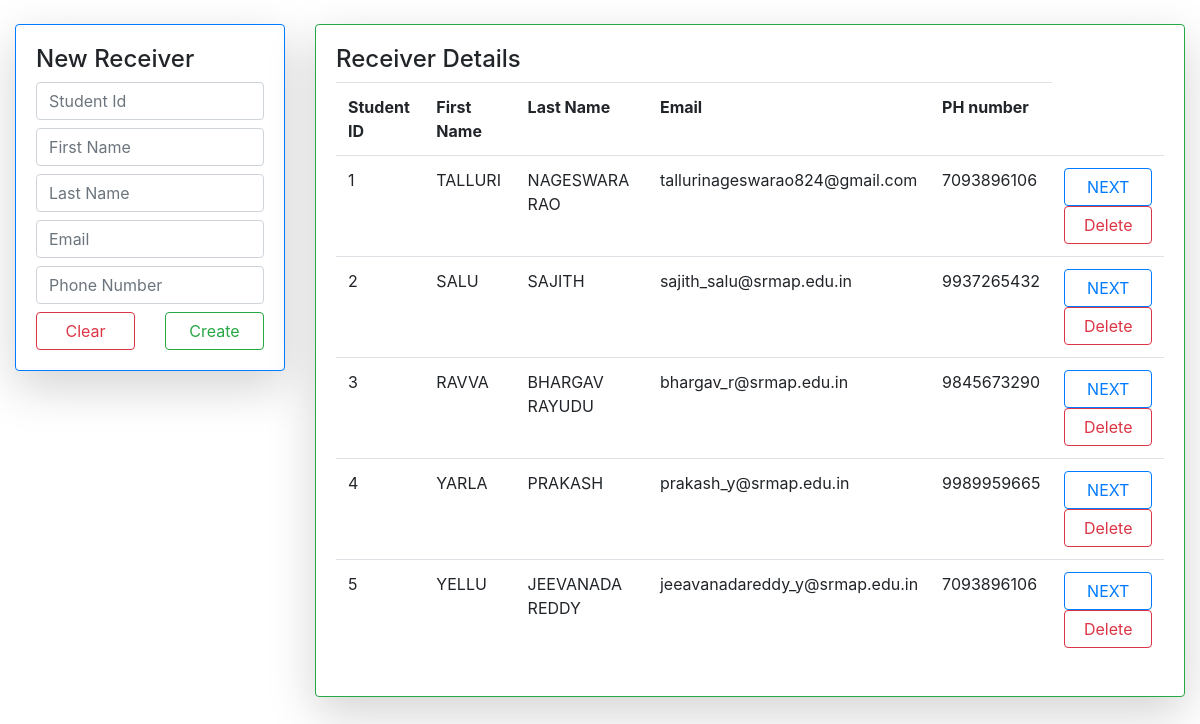
/taken/, run on the app's committed database.
### library/models.py (models this page shows)
class Receiver(models.Model):
	sid=models.IntegerField(primary_key=True)
	firstname=models.CharField(max_length=50)
	lastname=models.CharField(max_length=50)
	email=models.CharField(max_length=300)
	phonenumber=models.CharField(max_length=15)

### library/views.py (the view)
# urls.py: path('taken/',views.receiver,name="taken"),
def receiver(request):
	a=Receiver.objects.all()
	if request.method=="POST":
		n=Cform(request.POST)
		if n.is_valid():
			n.save()
			return redirect("taken")
	n=Cform()
	return render(request,"tnr/receiver.html",{'k':n,'e':a})

### library/forms.py
class Cform(forms.ModelForm):
	class Meta:
		model=Receiver
		fields=["sid","firstname","lastname","email","phonenumber"]
		widgets={
		"sid":forms.NumberInput(
			attrs={"class":"form-control my-2","placeholder":"Student Id"
			}),
		"firstname":forms.TextInput(
			attrs={"class":"form-control my-2","placeholder":"First Name"
			}),
		"lastname":forms.TextInput(
			attrs={"class":"form-control my-2","placeholder":"Last Name"
			}),
		"email":forms.TextInput(
			attrs={"class":"form-control my-2","placeholder":"Email"
			}),
		"phonenumber":forms.TextInput(
			attrs={"class":"form-control my-2","placeholder":"Phone Number"
			})
		}

### library/templates/tnr/Receiver.html (shortened to what this page needs)
{% load static %}
<!DOCTYPE html>
<html>
<head>
	<link rel="stylesheet" type="text/css" href="{% static 'css/bootstrap.min.css' %}">
</head>
<body>
	<div class="container-fluid mt-4">
		<div class="row">
			<div class="col-md-3">
				<div class="card shadow-lg boder border-primary">
					<div class="card-body">
						<h4>New Receiver</h4>
						<form method="post">
							{% for i in k %}
								{{i}}
							{% endfor %}
							<div class="row">
								<div class="col">
									<input type="reset" value="Clear" class="btn btn-outline-danger form-control">
								</div>
								<div class="col">
									<input type="submit" value="Create" class="btn btn-outline-success form-control">
								</div>
							</div>
						</form>
					</div>
				</div>
			</div>
			<div class="col">
				<div class="card shadow-lg border border-success">
					<div class="card-body">
						<h4>Receiver Details</h4>
						<table class="table">
							<tr>
								<th>Student ID</th>
								<th>First Name</th>
								<th>Last Name</th>
								<th>Email</th>
								<th>PH number</th>
							</tr>
							{% for i in e %}
							<tr>
								<td>{{forloop.counter}}</td>
								<td>{{i.firstname}}</td>
								<td>{{i.lastname}}</td>
								<td>{{i.email}}</td>
								<td>{{i.phonenumber}}</td>
								<td>
									<div class="row">
										<div class="col">
											<a href="{% url 'trasaction' %}" class="btn btn-outline-primary form-control">NEXT</a>
										</div>
										<div class="col">
											<a href="{% url 'recdel' i.sid %}" class="btn btn-outline-danger form-control">Delete</a>
										</div>
									</div>
								</td>
							</tr>
							{% endfor %}
						</table>
					</div>
				</div>
			</div>
		</div>
	</div>
</body>
</html>

### data on the page
Receiver: firstname "TALLURI", lastname "NAGESWARA RAO", email "tallurinageswarao824@gmail.com", phonenumber "7093896106"
Receiver: firstname "SALU", lastname "SAJITH", email "sajith_salu@srmap.edu.in", phonenumber "9937265432"
Receiver: firstname "RAVVA", lastname "BHARGAV RAYUDU", email "bhargav_r@srmap.edu.in", phonenumber "9845673290"
Receiver: firstname "YARLA", lastname "PRAKASH", email "prakash_y@srmap.edu.in", phonenumber "9989959665"
Receiver: firstname "YELLU", lastname "JEEVANADA REDDY", email "jeeavanadareddy_y@srmap.edu.in", phonenumber "7093896106"
